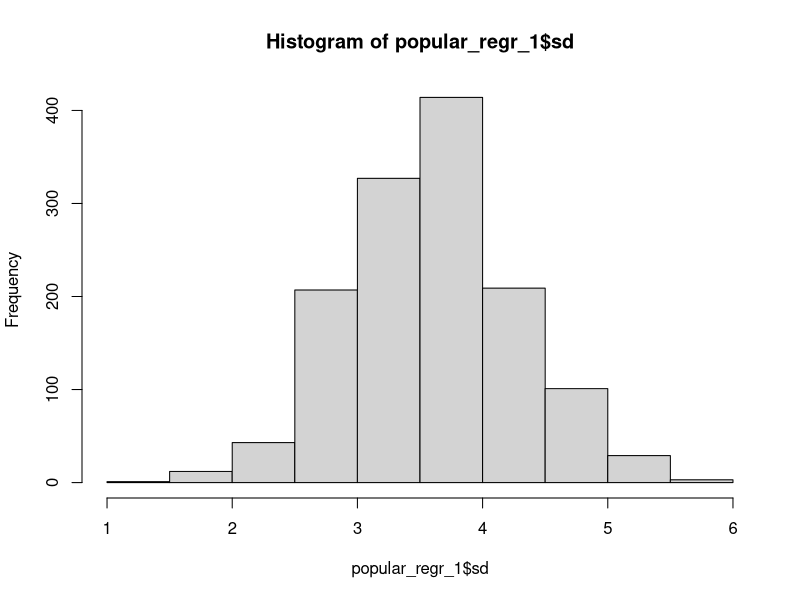
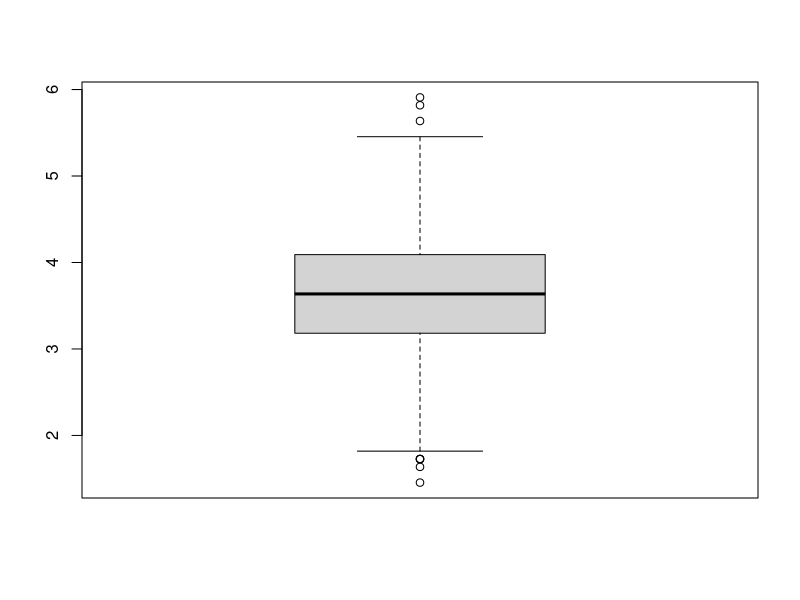
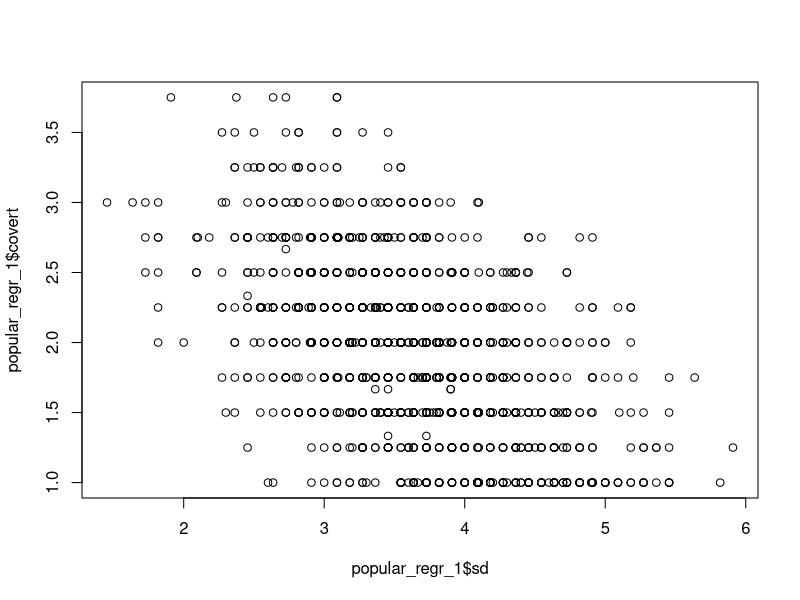

These charts were generated, in order, by the following R code: (Note: this script raises an error after producing the figures.)
## ---- chunk 1
library(haven)
popular_regr_1 <- read_sav("popular_regr_1.sav")
View(popular_regr_1)
## ---- chunk 2
# Inspect the first several rows
head(popular_regr_1)
## ---- chunk 3
# Structure of the dataset
str(popular_regr_1)
## ---- chunk 4
# Get descriptive statistics of the dataset
summary(popular_regr_1)
## ---- chunk 5
# Draw the histogram of the sd variable in the dataset
hist(popular_regr_1$sd)
## ---- chunk 6
# Draw the boxplot of the sd variable in the dataset
boxplot(popular_regr_1$sd)
## ---- chunk 7
# Draw the scatterplot between the sd variable and the covert variable in the dataset
plot(popular_regr_1$sd, popular_regr_1$covert)
## ---- chunk 8
# Test whether the correlation between covert and overt is significant
cor.test(popular_regr_1$covert, popular_regr_1$overt)
## ---- chunk 9
# First, fit the linear model predicting sd with overt and covert with the lm() function
# Then, assign the fitted linear model to the ‘regression’
regression <- lm(sd ~ overt + covert, data = popular_regr_1)

# Result of the regression analysis
summary(regression)
## ---- chunk 10
# Test whether the means of covert and overt are significantly different or not
t.test(popular_regr_1$covert, popular_regr_1$overt)
## ---- chunk 11
# Run the analysis of variance and assign the result to ‘anova’
anova <- aov(covert ~ gender, data = popular_regr_1)

# Result of the analysis of variance
summary(anova)
## ---- chunk 12
# Assign a set of numbers (80, 90, 100, 75, 60, 85, 95) to ‘examscore’
# c() is the function to combine the arguments in the parenthesis where c stands for concatenate
examscore <- c(80, 90, 100, 75, 60, 85, 95)

# Print the values of examscore
print(examscore)

# Print the values of EXAMSCORE
print(EXAMSCORE)
## ---- chunk 13
# Compute the mean of examscore
mean(examscore)

# MEAN() function to calculate the mean of examscore does not work
MEAN(examscore)

# Compute the median of examscore
median(examscore)
